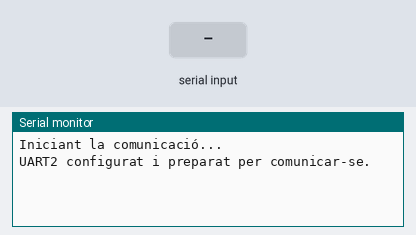
This program was run on a simulated ESP32-S3. On the bench: the last lines printed to the serial monitor. The inputs (shaded band) are chosen by the test bench.

Above: at 1.2 s.
1.3 s: "1" received over Serial
At 2.6 s:
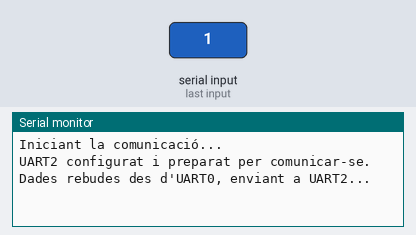
3.8 s: "1" received over the second serial link
At 5.8 s:
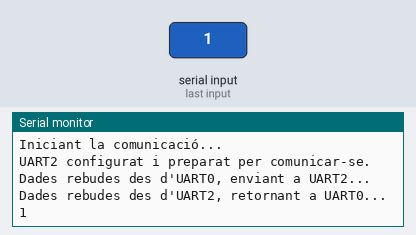
6.3 s: "0" received over the second serial link
At 7.7 s:
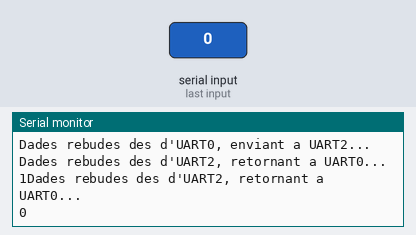

The program:

main.cpp
```cpp
#include <Arduino.h>

#define MIDA_BUFFER 1024
uint8_t dades_rebudes_uart0[MIDA_BUFFER];
uint8_t dades_rebudes_uart2[MIDA_BUFFER];

void setup() {
  // Inicialitzem el monitor sèrie (UART0)
  Serial.begin(115200);  // UART0 per comunicar-nos amb el PC
  Serial.println("Iniciant la comunicació...");

  // Configuració d'UART2 amb els pins GPIO16 (RXD2) i GPIO17 (TXD2)
  const int PIN_RXD2 = 16;
  const int PIN_TXD2 = 17;
  Serial2.begin(115200, SERIAL_8N1, PIN_RXD2, PIN_TXD2);

  // Confirmació que UART2 està operatiu
  Serial.println("UART2 configurat i preparat per comunicar-se.");
}

void loop() {
  // Llegim dades d'UART0 (RXD0) i les enviem a UART2 (TXD2)
  if (Serial.available()) {
    int longitud = Serial.readBytes(dades_rebudes_uart0, MIDA_BUFFER);
    if (longitud > 0) {
      Serial.println("Dades rebudes des d'UART0, enviant a UART2...");
      Serial2.write(dades_rebudes_uart0, longitud);
    }
  }

  // Llegim dades d'UART2 (RXD2) i les retornem a UART0 (TXD0)
  if (Serial2.available()) {
    int longitud = Serial2.readBytes(dades_rebudes_uart2, MIDA_BUFFER);
    if (longitud > 0) {
      Serial.println("Dades rebudes des d'UART2, retornant a UART0...");
      Serial.write(dades_rebudes_uart2, longitud);
    }
  }
}  
```

Measured:
- after the input at 1.3 s, the serial monitor: prints a new line after 1.0 s (image 1)
- after the input at 3.8 s, the serial monitor: prints a new line after 1.0 s (image 2)
- after the input at 6.3 s, the serial monitor: prints a new line after 1.0 s (image 3)
